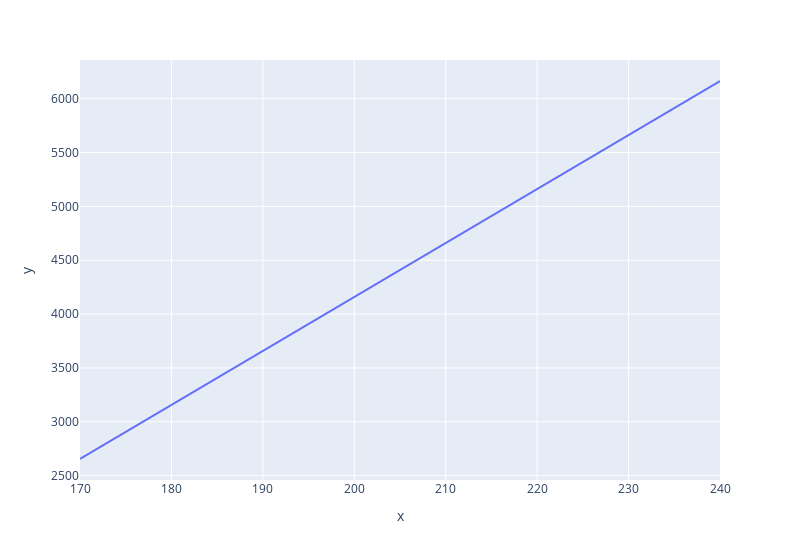
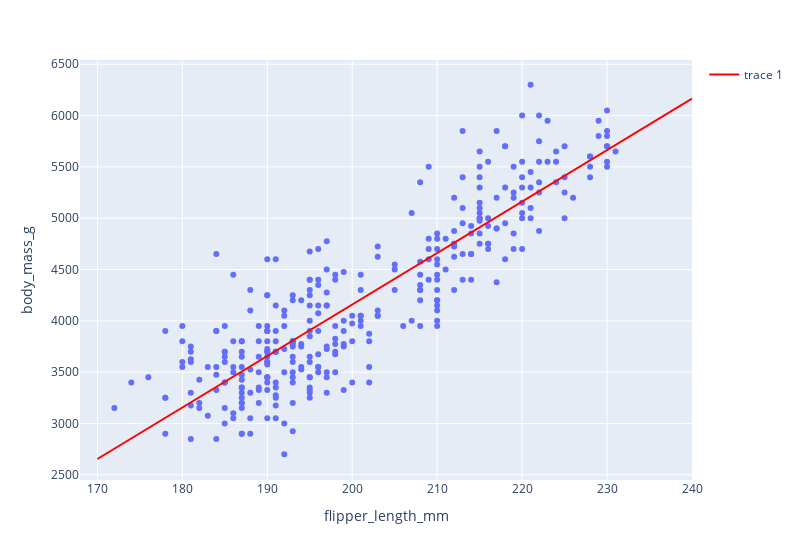

These figures' notebook cell, in order:
### Code cell
x_line = np.linspace(170,240)
y_line = model.coef_*x_line + model.intercept_

fig = px.line(x=x_line, y=y_line, width=800)
fig.show()

fig = px.scatter(df, x="flipper_length_mm", y="body_mass_g", width=800)
fig.add_trace(go.Scatter(x=x_line, y=y_line, mode='lines', line=go.scatter.Line(color="red")))
fig.show()

### Figure 1 — Plotly figure (JSON) as saved in the notebook; plotly's stock layout.template omitted (floating-point values rounded to 4 significant figures)
{"data": [{"hovertemplate": "x=%{x}<br>y=%{y}<extra></extra>", "legendgroup": "", "line": {"color": "#636efa", "dash": "solid"}, "marker": {"symbol": "circle"}, "mode": "lines", "name": "", "orientation": "v", "showlegend": false, "type": "scatter", "x": [170, 171.4, 172.9, 174.3, 175.7, 177.1, 178.6, 180, 181.4, 182.9, 184.3, 185.7, 187.1, 188.6, 190, 191.4, 192.9, 194.3, 195.7, 197.1, 198.6, 200, 201.4, 202.9, 204.3, 205.7, 207.1, 208.6, 210, 211.4, 212.9, 214.3, 215.7, 217.1, 218.6, 220, 221.4, 222.9, 224.3, 225.7, 227.1, 228.6, 230, 231.4, 232.9, 234.3, 235.7, 237.1, 238.6, 240], "xaxis": "x", "y": [2654.0, 2726.0, 2797.0, 2869.0, 2941.0, 3012.0, 3084.0, 3155.0, 3227.0, 3299.0, 3370.0, 3442.0, 3514.0, 3585.0, 3657.0, 3729.0, 3800.0, 3872.0, 3944.0, 4015.0, 4087.0, 4159.0, 4230.0, 4302.0, 4374.0, 4445.0, 4517.0, 4588.0, 4660.0, 4732.0, 4803.0, 4875.0, 4947.0, 5018.0, 5090.0, 5162.0, 5233.0, 5305.0, 5377.0, 5448.0, 5520.0, 5592.0, 5663.0, 5735.0, 5806.0, 5878.0, 5950.0, 6021.0, 6093.0, 6165.0], "yaxis": "y"}], "layout": {"legend": {"tracegroupgap": 0}, "margin": {"t": 60}, "width": 800, "xaxis": {"anchor": "y", "domain": [0, 1], "title": {"text": "x"}}, "yaxis": {"anchor": "x", "domain": [0, 1], "title": {"text": "y"}}}}

### Figure 2 — Plotly figure (JSON) as saved in the notebook; plotly's stock layout.template omitted (floating-point values rounded to 4 significant figures; data arrays with more than 128 entries replaced by an {"elided": "..."} marker saying what was removed)
{"data": [{"hovertemplate": "flipper_length_mm=%{x}<br>body_mass_g=%{y}<extra></extra>", "legendgroup": "", "marker": {"color": "#636efa", "symbol": "circle"}, "mode": "markers", "name": "", "orientation": "v", "showlegend": false, "type": "scatter", "x": {"elided": "333 int values"}, "xaxis": "x", "y": {"elided": "333 int values"}, "yaxis": "y"}, {"line": {"color": "red"}, "mode": "lines", "type": "scatter", "x": [170, 171.4, 172.9, 174.3, 175.7, 177.1, 178.6, 180, 181.4, 182.9, 184.3, 185.7, 187.1, 188.6, 190, 191.4, 192.9, 194.3, 195.7, 197.1, 198.6, 200, 201.4, 202.9, 204.3, 205.7, 207.1, 208.6, 210, 211.4, 212.9, 214.3, 215.7, 217.1, 218.6, 220, 221.4, 222.9, 224.3, 225.7, 227.1, 228.6, 230, 231.4, 232.9, 234.3, 235.7, 237.1, 238.6, 240], "y": [2654.0, 2726.0, 2797.0, 2869.0, 2941.0, 3012.0, 3084.0, 3155.0, 3227.0, 3299.0, 3370.0, 3442.0, 3514.0, 3585.0, 3657.0, 3729.0, 3800.0, 3872.0, 3944.0, 4015.0, 4087.0, 4159.0, 4230.0, 4302.0, 4374.0, 4445.0, 4517.0, 4588.0, 4660.0, 4732.0, 4803.0, 4875.0, 4947.0, 5018.0, 5090.0, 5162.0, 5233.0, 5305.0, 5377.0, 5448.0, 5520.0, 5592.0, 5663.0, 5735.0, 5806.0, 5878.0, 5950.0, 6021.0, 6093.0, 6165.0]}], "layout": {"legend": {"tracegroupgap": 0}, "margin": {"t": 60}, "width": 800, "xaxis": {"anchor": "y", "domain": [0, 1], "title": {"text": "flipper_length_mm"}}, "yaxis": {"anchor": "x", "domain": [0, 1], "title": {"text": "body_mass_g"}}}}
